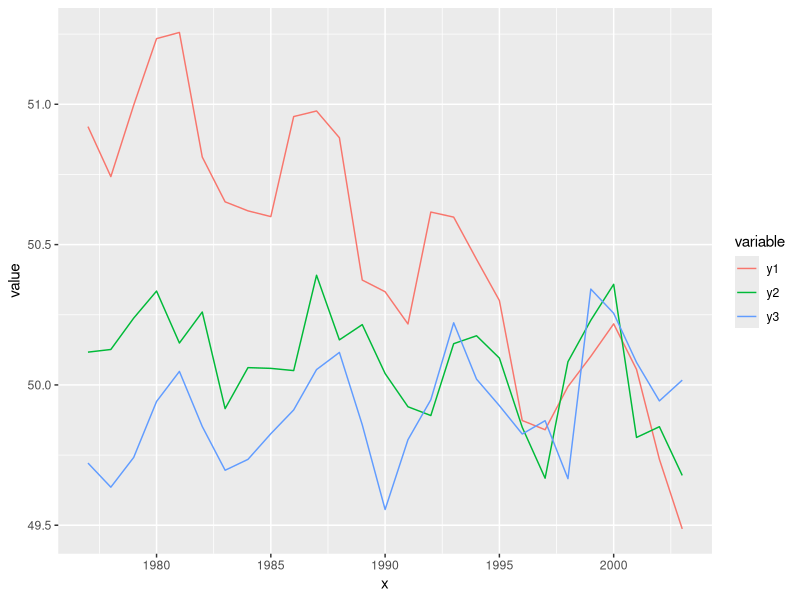
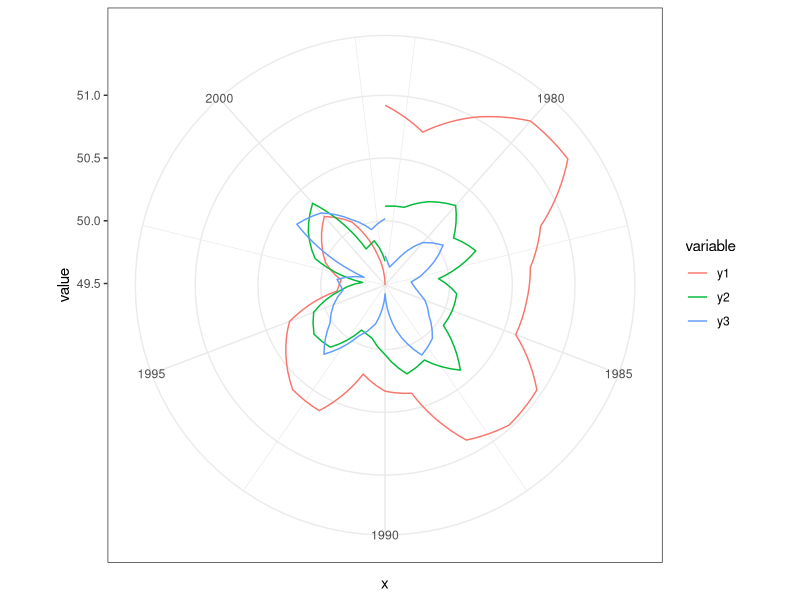

These figures' R source, in order: (Note: this script raises an error after producing the figures.)
## ---- chunk 1
library(ggplot2)
library(reshape2)

## Generate some sample data 
x = 1977:2003
y1 = .3*sin(x) + rnorm(length(x), 0, .1) + -.05*x + 150
y2 = .2*sin(x) + rnorm(length(x), 0, .1) + -.01*x + 70
y3 = .2*sin(x) + rnorm(length(x), 0, .1) + .01*x + 30

# Reshape the data: year, variable (y1,y2,y3), value
dat = melt(data.frame(x, y1, y2, y3), "x")

## ---- chunk 2
ggplot(dat, aes(x,value,color=variable)) + geom_line()
## ---- chunk 3
ggplot(dat, aes(x,value,color=variable)) + geom_line() + coord_polar() + theme_bw() 

## ---- chunk 4

data(collins08)

dat <- meanrank(collins08)

ggplot(dat, aes(year_pair, MRS)) + geom_line()

  
